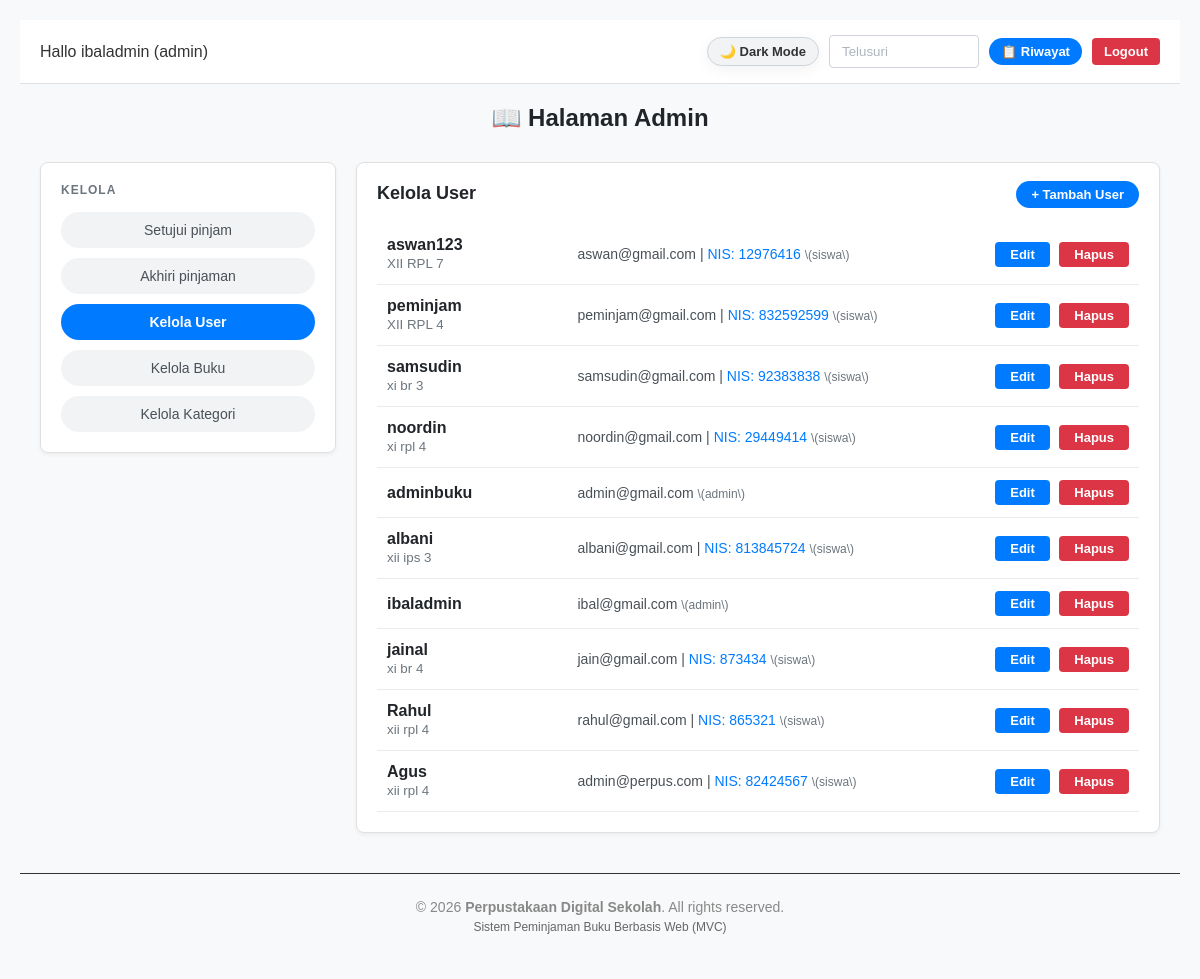
The page /index.php?page=admin&action=kelolaUser (signed in) on the database as committed earlier.
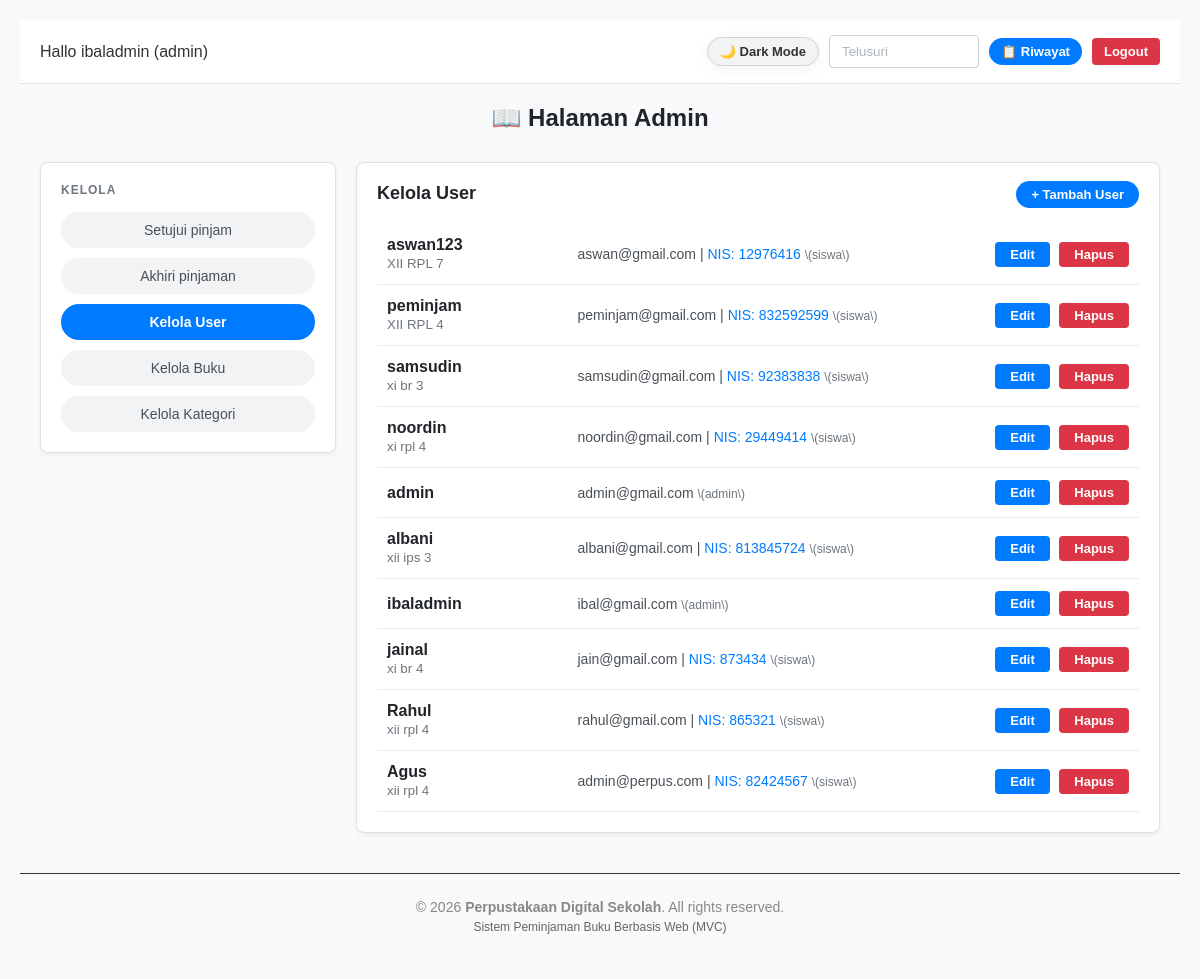
The same page on the database as committed later.
### tables this page shows
CREATE TABLE `user` (
  `id_user` int(11) NOT NULL,
  `nama` varchar(100) NOT NULL,
  `email` varchar(100) NOT NULL,
  `nis` varchar(20) DEFAULT NULL,
  `kelas` varchar(50) DEFAULT NULL,
  `password` varchar(255) NOT NULL,
  `role` enum('admin','siswa') NOT NULL DEFAULT 'siswa'
);

### controllers/AdminController.php (called while the page is built, shortened)
<?php
require_once 'models/UserModel.php';
class AdminController {
    private $userModel;
    public function __construct() {
        $database = new Database();
        $this->db = $database->getConnection();
        $this->userModel = new UserModel($this->db);
    }
    public function kelolaUser() {
        $userList = $this->userModel->getAllUsers();
        require_once 'views/admin/kelola_user.php';
    }
}

### config/Database.php (called while the page is built, shortened)
<?php
class Database {
    private $host = "localhost";
    private $user = "root";
    private $pass = "";
    private $dbname = "db_peminjamanbuku2";
    public function getConnection() {
        $this->conn = null;
        try {
            $this->conn = new PDO("mysql:host=" . $this->host . ";dbname=" . $this->dbname, $this->user, $this->pass);
            $this->conn->setAttribute(PDO::ATTR_ERRMODE, PDO::ERRMODE_EXCEPTION);
        } catch(PDOException $exception) {
            echo "Connection error: " . $exception->getMessage();
        }
        return $this->conn;
    }
}

### models/UserModel.php (called while the page is built, shortened)
<?php
class UserModel {
    private $conn;
    private $table = 'user';
    public function __construct($db) {
        $this->conn = $db;
    }
    public function getAllUsers() {
        $query = "SELECT id_user, nama, email, nis, kelas, role FROM " . $this->table . " ORDER BY id_user DESC";
        $stmt = $this->conn->prepare($query);
        $stmt->execute();
        return $stmt->fetchAll(PDO::FETCH_ASSOC);
    }
}

### views/admin/kelola_user.php (the view, shortened to what the changed rows need)
<?php include 'views/layout/header.php'; ?>
<h2 style="text-align:center; margin-bottom: 30px; color: var(--text-heading);">📖 Halaman Admin</h2>
<div style="display: flex; gap: 20px; align-items: flex-start; padding: 0 20px;">
    <div class="card" style="flex: 3; padding: 20px; box-sizing: border-box;">
        <div class="table-container">
            <table style="width: 100%; border-collapse: collapse;">
                <tbody>
                    <?php if (!empty($userList)): ?>
                        <?php foreach ($userList as $u): ?>
                        <tr style="border-bottom: 1px solid var(--table-border);">
                            <td style="padding: 12px 10px; font-weight: bold; width: 25%; color: var(--text-heading);">
                                <?= htmlspecialchars($u['nama']); ?>
                            </td>
                            <td style="padding: 12px 10px; color: var(--input-text); font-size: 14px;">
                                <?= htmlspecialchars($u['email']); ?>
                                <span style="font-size: 12px; color: var(--text-muted);">\(<?= htmlspecialchars($u['role']); ?>\)</span>
                            </td>
                            <td style="padding: 12px 10px; text-align: right;">
                                <button type="button" class="btn-action btn-edit" onclick='openEditModal(<?= json_encode($u); ?>)'>Edit</button>
                                <a href="index.php?page=admin&action=hapusUser&id=<?= $u['id_user']; ?>" class="btn-delete" onclick="return confirm('Yakin ingin menghapus user ini?');">Hapus</a>
                            </td>
                        </tr>
                        <?php endforeach; ?>
                    <?php else: ?>
                        <tr>
                            <td colspan="3" style="text-align: center; color: var(--text-muted); padding: 25px;">Belum ada data user.</td>
                        </tr>
                    <?php endif; ?>
                </tbody>
            </table>
        </div>
    </div>
</div>
<?php include 'views/layout/footer.php'; ?>

Rows that differ between the two databases and show on the page:
changed user "admin@gmail.com": nama "adminbuku" → "admin"
